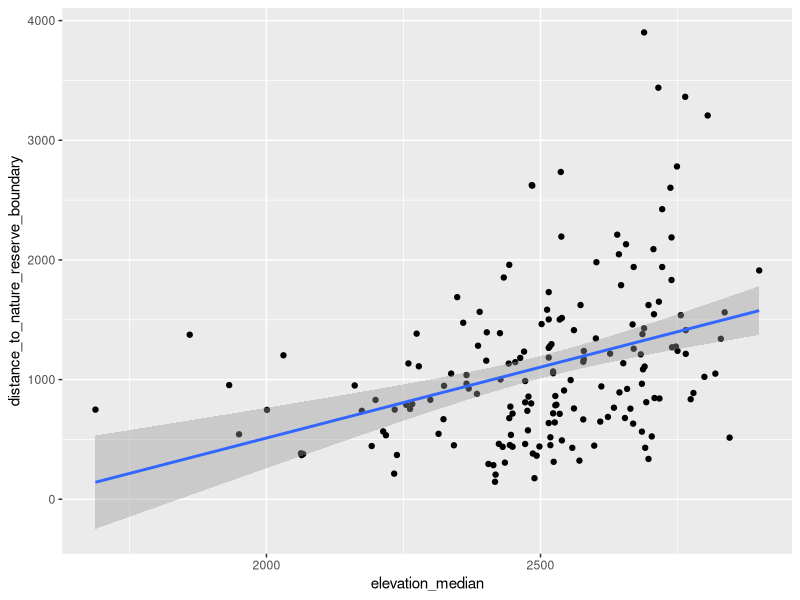

Source code (R): (Note: this script raises an error after producing the figure.)
# R code to process environmental data

library("here")
library("tidyverse")
library("readxl")

# get data

    env.data <- read_excel(here("data", "environmental_variables_20180801.xlsx"), sheet = "variables", col_names = TRUE)

# rename polygon id to be consistent with other existing data

    env.data <- env.data %>%
        dplyr::rename(Polygon_ID = polygon_ID) %>%
        mutate(Polygon_ID = as.character(Polygon_ID))

# where are high elevation areas?
#   "The higher-elevation areas tend to be located in the interior of the reserve, especially in the south ... and contain
#   larger amounts of relatively inaccessible forest compared to lower-elevation areas."

    env.data %>% filter(!is.na(elevation_median)) %>%
        ggplot(aes(x = elevation_median, y = distance_to_nature_reserve_boundary)) + geom_point() +
            geom_smooth(method='lm', formula = y ~ x)

    env.data %>% filter(!is.na(elevation_median)) %>%
        mutate(elevation_median.percentile = rank(elevation_median)/n() * 100) %>%
        mutate(elevation_median.quartile = cut(elevation_median.percentile, breaks = c(0,25,50,75,100), labels = c(1,2,3,4))) %>%
        group_by(elevation_median.quartile) %>%
        summarize(distance_to_nature_reserve_boundary.mean = round(mean(distance_to_nature_reserve_boundary) / 10, 0) * 10,
            distance_to_nature_reserve_boundary.sd = round(sd(distance_to_nature_reserve_boundary) / 10, 0) * 10)

    env.data %>% filter(!is.na(elevation_median)) %>%
        lm(distance_to_nature_reserve_boundary ~ elevation_median, data = .) %>% summary()

# save data to file

    save(list="env.data", file=here("rdata","Ailaoshan_environmental.rdata"))
